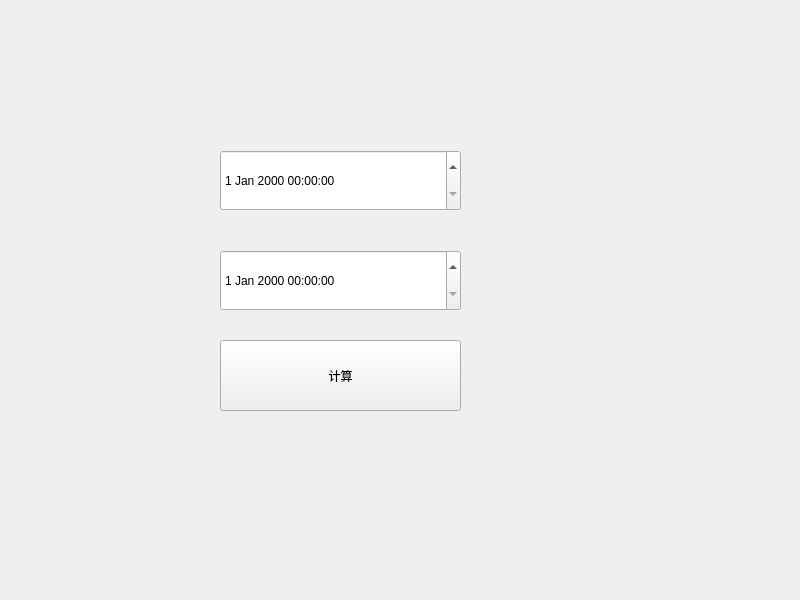
<?xml version="1.0" encoding="UTF-8"?>
<ui version="4.0">
 <class>Widget</class>
 <widget class="QWidget" name="Widget">
  <property name="geometry">
   <rect>
    <x>0</x>
    <y>0</y>
    <width>800</width>
    <height>600</height>
   </rect>
  </property>
  <property name="windowTitle">
   <string>Widget</string>
  </property>
  <widget class="QDateTimeEdit" name="dateTimeEdit">
   <property name="geometry">
    <rect>
     <x>220</x>
     <y>150</y>
     <width>241</width>
     <height>61</height>
    </rect>
   </property>
  </widget>
  <widget class="QDateTimeEdit" name="dateTimeEdit_2">
   <property name="geometry">
    <rect>
     <x>220</x>
     <y>250</y>
     <width>241</width>
     <height>61</height>
    </rect>
   </property>
  </widget>
  <widget class="QPushButton" name="pushButton">
   <property name="geometry">
    <rect>
     <x>220</x>
     <y>340</y>
     <width>241</width>
     <height>71</height>
    </rect>
   </property>
   <property name="text">
    <string>计算</string>
   </property>
  </widget>
  <widget class="QLabel" name="label">
   <property name="geometry">
    <rect>
     <x>220</x>
     <y>420</y>
     <width>301</width>
     <height>81</height>
    </rect>
   </property>
   <property name="text">
    <string/>
   </property>
  </widget>
 </widget>
 <resources/>
 <connections/>
</ui>
